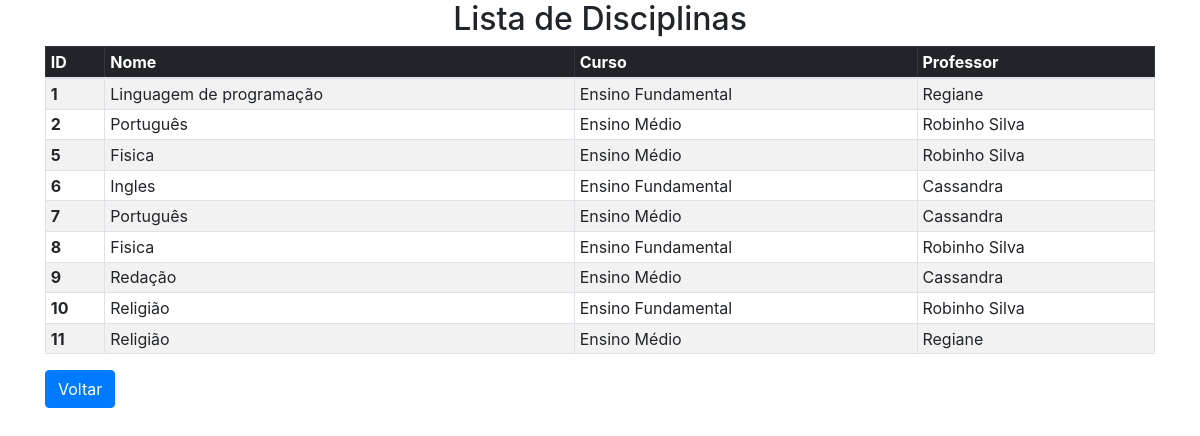
Screenshot of /disciplina/listaDis.php with the database file from the repository.
### tables this page shows
CREATE TABLE `disciplina` (
  `id` int(11) NOT NULL,
  `descricao` varchar(100) NOT NULL,
  `idGrauEnsino` int(11) NOT NULL,
  `idProf` int(11) NOT NULL
);

CREATE TABLE `professor` (
  `id` int(11) NOT NULL,
  `nome` varchar(100) NOT NULL,
  `login` varchar(20) NOT NULL,
  `senha` int(11) NOT NULL,
  `tipo` set('adm','secretaria','professor','') NOT NULL
);

### funcoes.php (called while the page is built, shortened)
<?php
function executa($query, $con) {
    $res = mysqli_query($con, $query);
    return $res;
}

### disciplina/listaDis.php (the view, shortened to what this page needs)
<?php
include_once ("../conexao.php");
include_once ("../funcoes.php");
$query = "SELECT * FROM disciplina";
$resultado = mysqli_query($con, $query);
?>
<html>
    <head>
        <link rel="stylesheet" href="../css/bootstrap.css" >
    </head>
    <body>
        <div class = "container" >
            <table class="table table-sm table-striped table-bordered table-hover" >
                <h2>Lista de Disciplinas</h2>
                <thead class = "table-dark">
                    <tr>
                        <th scope = "col">ID</th>
                        <th scope = "col">Nome</th>
                        <th scope = "col" class = "d-none d-md-table-cell">Curso</th>
                        <th scope = "col">Professor</th>
                    </tr>
                </thead>
                <tbody><?php
                    while ($r = mysqli_fetch_assoc($resultado)) {
                        echo"<tr>"
                        . "<th scope = 'row'>" . $r['id'] . "</th>"
                        . "<td>" . $r['descricao'] . "</td>";
                        if ($r['idGrauEnsino'] == 1) {
                            echo "<td class='d-none d-md-table-cell'>Ensino Médio</td>";
                        } elseif ($r['idGrauEnsino'] == 2) {
                            echo "<td class='d-none d-md-table-cell'>Ensino Fundamental</td>";
                        } else {
                            echo "<td class='d-none d-md-table-cell'>Não encontrado</td>";
                        }
                        $queryProf = "SELECT professor.nome FROM professor WHERE professor.id =" . $r['idProf'] . ";";
                        $resProf = mysqli_fetch_assoc(executa($queryProf, $con));
                        echo "<td >" . $resProf['nome'] . "</td>";
                        echo"</tr>";
                    }
                    ?>
                </tbody>
            </table>
            <a class="btn btn-primary " href="../disciplina/controleDisciplinas.php" role="button">Voltar</a>
        </div>
    </body>
</html>

### rows the page displays
disciplina: id "1", descricao "Linguagem de programação", idGrauEnsino "Ensino Fundamental", idProf.nome "Regiane"
disciplina: id "2", descricao "Português", idGrauEnsino "Ensino Médio", idProf.nome "Robinho Silva"
disciplina: id "5", descricao "Fisica", idGrauEnsino "Ensino Médio", idProf.nome "Robinho Silva"
disciplina: id "6", descricao "Ingles", idGrauEnsino "Ensino Fundamental", idProf.nome "Cassandra"
disciplina: id "7", descricao "Português", idGrauEnsino "Ensino Médio", idProf.nome "Cassandra"
disciplina: id "8", descricao "Fisica", idGrauEnsino "Ensino Fundamental", idProf.nome "Robinho Silva"
disciplina: id "9", descricao "Redação", idGrauEnsino "Ensino Médio", idProf.nome "Cassandra"
disciplina: id "10", descricao "Religião", idGrauEnsino "Ensino Fundamental", idProf.nome "Robinho Silva"
disciplina: id "11", descricao "Religião", idGrauEnsino "Ensino Médio", idProf.nome "Regiane"
